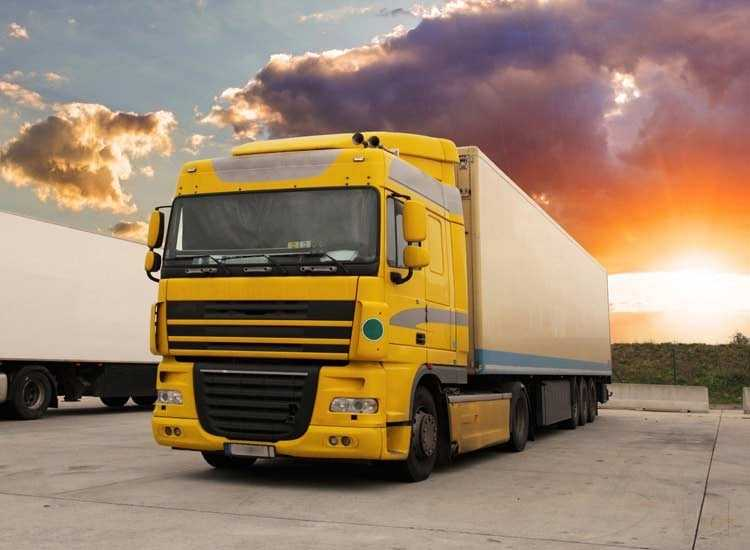
#> input picture Deep learning/truck0.jpeg, 750 x 550 px
$ jupyter execute 'threshold openvc.ipynb'
#> lines starting #> are read from the running program, lines starting #| are printed output that depends on the picture
[cell 1]
import cv2

[cell 2]
# Load an image with the float data type
image = cv2.imread("truck0.jpeg")
#> image is the input picture: shape (550, 750, 3); mean B, G, R 106.1, 129.6, 153.8

[cell 3]
image

[cell 4]
import matplotlib.pyplot as plt

[cell 5]
plt.imshow(image)

Thresholding

Binary

[cell 6]
doc_image = cv2.imread('passport.jpeg')
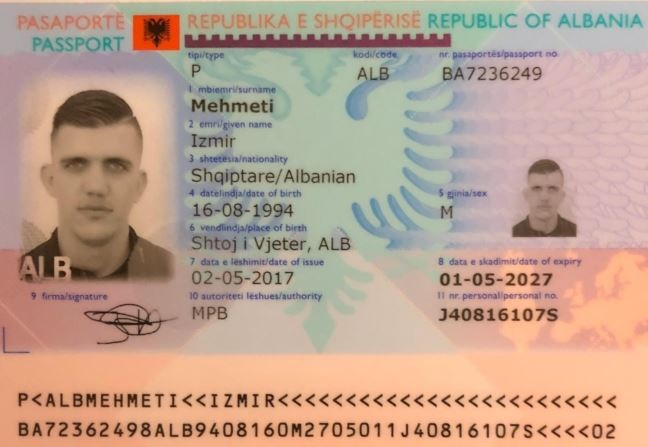
#> input picture Deep learning/passport.jpeg, 648 x 447 px
#> doc_image is the input picture: shape (447, 648, 3); mean B, G, R 144.1, 161.5, 188.9

[cell 7]
doc_image

[cell 8]
cv2.imshow("My Image", doc_image)
cv2.waitKey()

[cell 9]
gray_doc_img = cv2.cvtColor(doc_image, cv2.COLOR_BGR2GRAY)
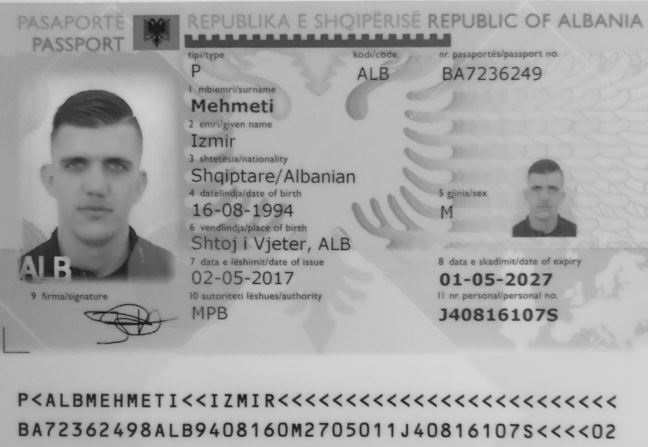
#> gray_doc_img: shape (447, 648); min 15, max 224, mean 167.8

[cell 10]
gray_doc_img

[cell 11]
cv2.imshow("My Image", doc_image)
cv2.waitKey()

Thresholding

Binary

[cell 12]
gray_doc_img = cv2.cvtColor(doc_image, cv2.COLOR_BGR2GRAY)

[cell 13]
gray_doc_img

[cell 14]
#image
#Threshold
#max VAlue
#Type of thresholding

thres_img = cv2.threshold(gray_doc_img, 110, 250, cv2.THRESH_BINARY)

[cell 15]
thres_img

[cell 16]
gau_doc = cv2.GaussianBlur(doc_image, (3, 3), cv2.BORDER_DEFAULT)
